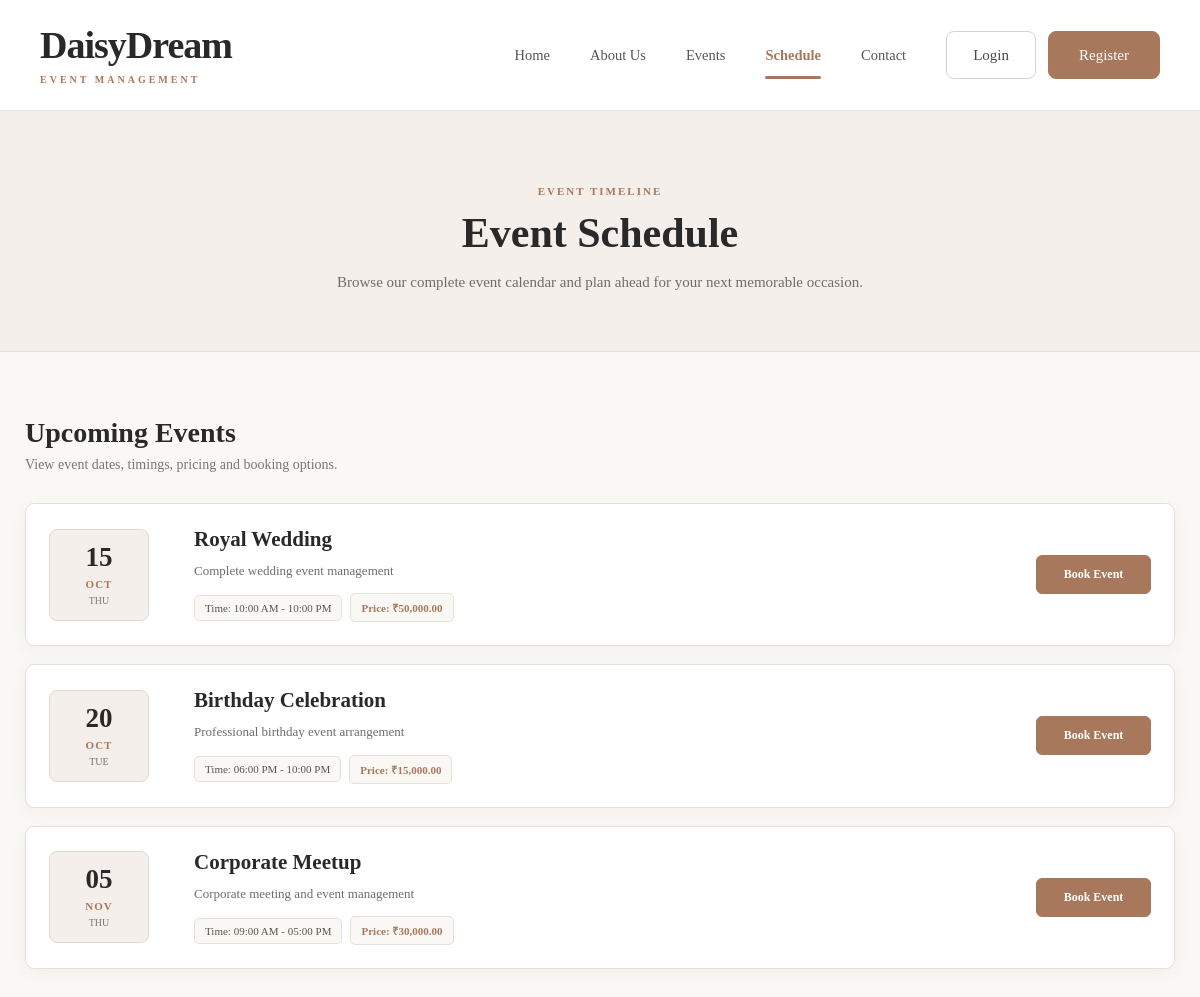
Page /schedule.php on the committed database.
### tables this page shows
CREATE TABLE schedules (
    schedule_id INT AUTO_INCREMENT PRIMARY KEY,
    category_id INT NOT NULL,
    event_title VARCHAR(150) NOT NULL,
    event_description TEXT,
    event_date DATE NOT NULL,
    start_time TIME NOT NULL,
    end_time TIME NOT NULL,
    price DECIMAL(10,2) NOT NULL,
    image VARCHAR(255),
    created_at TIMESTAMP DEFAULT CURRENT_TIMESTAMP,

    FOREIGN KEY (category_id)
        REFERENCES categories(category_id)
        ON DELETE CASCADE
);

### schedule.php (the view, shortened to what this page needs)
<?php
require_once "../config/db.php";
$events = [];
try {
    $stmt = $conn->prepare("
        SELECT *
        FROM schedules
        ORDER BY event_date ASC, start_time ASC
    ");
    $stmt->execute();
    $events = $stmt->fetchAll(PDO::FETCH_ASSOC);
} catch (PDOException $e) {
    $events = [];
}
?>
<!DOCTYPE html>
<html lang="en">
<head>
    <link
        rel="stylesheet"
        href="../assets/css/style.css"
    >
</head>
<body class="schedule-page">
<?php
require_once "../includes/header.php";
?>
<section class="schedule-hero">
    <span class="schedule-label">
        Event Timeline
    </span>
    <h1>
        Event Schedule
    </h1>
    <p>
        Browse our complete event calendar and plan ahead
        for your next memorable occasion.
    </p>
</section>
<section class="schedule-section">
    <div class="schedule-container">
        <div class="schedule-heading">
            <h2>
                Upcoming Events
            </h2>
            <p>
                View event dates, timings, pricing and booking options.
            </p>
        </div>
        <?php if (count($events) > 0): ?>
            <div class="schedule-list">
                <?php foreach ($events as $event): ?>
                    <?php
                    $eventTitle =
                        $event['event_title']
                        ?? $event['title']
                        ?? 'Event';
                    $description =
                        $event['event_description']
                        ?? $event['description']
                        ?? 'DaisyDream event experience.';
                    $eventDate =
                        $event['event_date']
                        ?? '';
                    $startTime =
                        $event['start_time']
                        ?? '';
                    $endTime =
                        $event['end_time']
                        ?? '';
                    $price =
                        $event['price']
                        ?? '';
                    $scheduleId =
                        $event['schedule_id']
                        ?? $event['id']
                        ?? '';
                    ?>
                    <article class="schedule-card">
                        <div class="schedule-date">
                            <?php if (!empty($eventDate)): ?>
                                <div class="schedule-day">
                                    <?php
                                    echo date(
                                        "d",
                                        strtotime($eventDate)
                                    );
                                    ?>
                                </div>
                                <div class="schedule-month">
                                    <?php
                                    echo date(
                                        "M",
                                        strtotime($eventDate)
                                    );
                                    ?>
                                </div>
                                <div class="schedule-weekday">
                                    <?php
                                    echo date(
                                        "D",
                                        strtotime($eventDate)
                                    );
                                    ?>
                                </div>
                            <?php endif; ?>
                        </div>
                        <div class="schedule-content">
                            <h3>
                                <?php
                                echo htmlspecialchars($eventTitle);
                                ?>
                            </h3>
                            <p class="schedule-description">
                                <?php
                                echo htmlspecialchars($description);
                                ?>
                            </p>
                            <div class="schedule-meta">
                                <?php if (!empty($startTime)): ?>
                                    <span class="schedule-meta-item">
                                        Time:
                                        <?php
                                        echo htmlspecialchars(
                                            date(
                                                "h:i A",
                                                strtotime($startTime)
                                            )
                                        );
                                        ?>
                                        <?php if (!empty($endTime)): ?>
                                            -
                                            <?php
                                            echo htmlspecialchars(
                                                date(
                                                    "h:i A",
                                                    strtotime($endTime)
                                                )
                                            );
                                            ?>
                                        <?php endif; ?>
                                    </span>
                                <?php endif; ?>
                                <?php if ($price !== '' && $price !== null): ?>
                                    <span
                                        class="schedule-meta-item schedule-price"
                                    >
                                        Price:
                                        ₹<?php
                                        echo htmlspecialchars(
                                            number_format(
                                                (float)$price,
                                                2
                                            )
                                        );
                                        ?>
                                    </span>
                                <?php endif; ?>
                            </div>
                        </div>
                        <div class="schedule-action">
                            <a
                                href="book-event.php?schedule_id=<?php echo urlencode($scheduleId); ?>"
                                class="schedule-book-btn"
                            >
                                Book Event
                            </a>
                        </div>
                    </article>
                <?php endforeach; ?>
            </div>
        <?php endif; ?>
    </div>
</section>
</body>
</html>

### header.php (shortened to what this page needs)
<?php
$isLoggedIn = isset($_SESSION['user_id']) && !empty($_SESSION['user_id']);
$currentPage = basename($_SERVER['PHP_SELF']);
?>
<header class="site-header">
    <div class="header-inner">
        <a href="home.php" class="brand">
            <span class="brand-main">DaisyDream</span>
            <span class="brand-sub">EVENT MANAGEMENT</span>
        </a>
        <nav class="nav-links">
            <a href="home.php" class="<?php echo $currentPage === 'home.php' ? 'active' : ''; ?>">Home</a>
            <a href="about.php" class="<?php echo $currentPage === 'about.php' ? 'active' : ''; ?>">About Us</a>
            <a href="events.php" class="<?php echo $currentPage === 'events.php' ? 'active' : ''; ?>">Events</a>
            <a href="schedule.php" class="<?php echo $currentPage === 'schedule.php' ? 'active' : ''; ?>">Schedule</a>
            <a href="contact.php" class="<?php echo $currentPage === 'contact.php' ? 'active' : ''; ?>">Contact</a>
            <?php if ($isLoggedIn): ?>
                <a href="dashboard.php" class="<?php echo $currentPage === 'dashboard.php' ? 'active' : ''; ?>">Dashboard</a>
                <a href="profile.php" class="<?php echo $currentPage === 'profile.php' ? 'active' : ''; ?>">Profile</a>
                <a href="../auth/logout.php" class="nav-logout">Logout</a>
            <?php else: ?>
                <a href="../auth/login.php" class="nav-login">Login</a>
                <a href="../auth/register.php" class="nav-register">Register</a>
            <?php endif; ?>
        </nav>
    </div>
</header>

### style.css (style rules this page uses)
* { box-sizing: border-box; }
html, body { margin: 0; padding: 0; width: 100%; min-height: 100%; }
body { overflow-x: auto; font-family: Georgia, "Times New Roman", serif; }

### schedule.php (style rules this page uses)
.schedule-page { min-height: 100vh; background: #FAF8F5; }
.schedule-hero { padding: 70px 20px 55px; text-align: center; background: #F4EFEA; border-bottom: 1px solid #E5DED8; }
.schedule-label { display: inline-block; margin-bottom: 12px; color: #A8785C; font-size: 11px; font-weight: 700; letter-spacing: 2px; text-transform: uppercase; }
.schedule-hero h1 { margin: 0 0 13px; color: #292929; font-size: 42px; line-height: 1.15; }
.schedule-hero p { max-width: 650px; margin: 0 auto; color: #6D6D6D; font-size: 15px; line-height: 1.7; }
.schedule-section { padding: 65px 20px 80px; }
.schedule-container { max-width: 1150px; margin: 0 auto; }
.schedule-heading { margin-bottom: 30px; }
.schedule-heading h2 { margin: 0 0 8px; color: #292929; font-size: 28px; }
.schedule-heading p { margin: 0; color: #777777; font-size: 14px; }
.schedule-list { display: flex; flex-direction: column; gap: 18px; }
.schedule-card { display: grid; grid-template-columns: 120px 1fr auto; align-items: center; gap: 25px; padding: 23px; background: #FFFFFF; border: 1px solid #E4DED9; border-radius: 9px; box-shadow: 0 5px 18px rgba(40, 35, 30, 0.04); transition: transform 0.2s ease, border-color 0.2s ease, box-shadow 0.2s ease; }
.schedule-date { width: 100px; min-height: 92px; display: flex; flex-direction: column; align-items: center; justify-content: center; background: #F4EFEA; border: 1px solid #E2D9D2; border-radius: 8px; }
.schedule-day { color: #292929; font-size: 27px; font-weight: 700; line-height: 1; }
.schedule-month { margin-top: 7px; color: #A8785C; font-size: 11px; font-weight: 700; letter-spacing: 1px; text-transform: uppercase; }
.schedule-weekday { margin-top: 5px; color: #777777; font-size: 10px; text-transform: uppercase; }
.schedule-content { min-width: 0; }
.schedule-content h3 { margin: 0 0 8px; color: #292929; font-size: 21px; }
.schedule-description { margin: 0 0 12px; color: #6D6D6D; font-size: 13px; line-height: 1.65; }
.schedule-meta { display: flex; align-items: center; flex-wrap: wrap; gap: 8px; }
.schedule-meta-item { display: inline-flex; align-items: center; padding: 6px 10px; background: #FAF8F5; border: 1px solid #E7E1DC; border-radius: 5px; color: #555555; font-size: 11px; }
.schedule-price { color: #A8785C; font-weight: 700; }
.schedule-action { display: flex; align-items: center; justify-content: flex-end; }
.schedule-book-btn { display: inline-flex; align-items: center; justify-content: center; min-width: 115px; padding: 11px 17px; border: 1px solid #A8785C; border-radius: 6px; background: #A8785C; color: #FFFFFF; text-decoration: none; font-size: 12px; font-weight: 600; transition: 0.2s ease; }

### rows in the picture
schedules: event_date "15", event_date "OCT", event_date "THU", event_title "Royal Wedding", event_description "Complete wedding event management", start_time "10:00 AM", end_time "10:00 PM", price "50,000.00"
schedules: event_date "20", event_date "OCT", event_date "TUE", event_title "Birthday Celebration", event_description "Professional birthday event arrangement", start_time "06:00 PM", end_time "10:00 PM", price "15,000.00"
schedules: event_date "05", event_date "NOV", event_date "THU", event_title "Corporate Meetup", event_description "Corporate meeting and event management", start_time "09:00 AM", end_time "05:00 PM", price "30,000.00"
